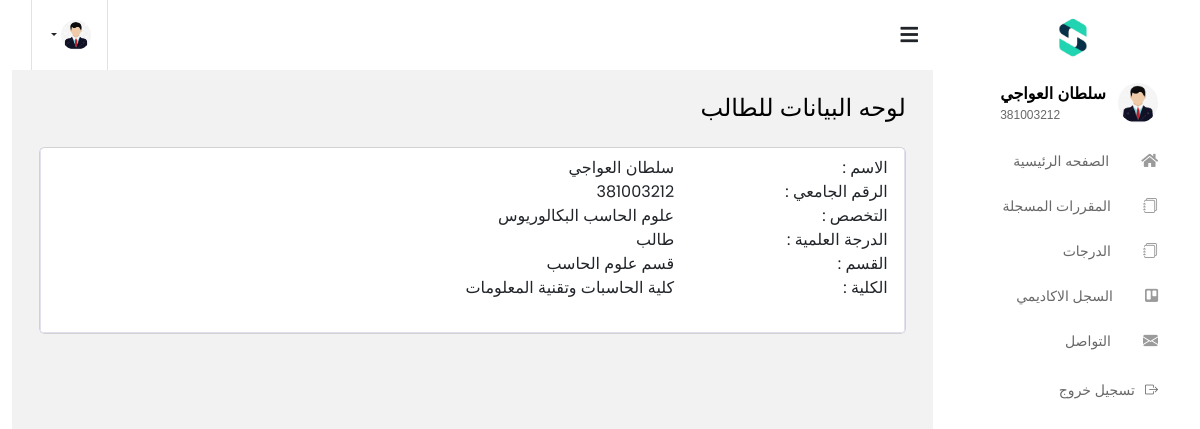
Screenshot of /Actors/student/ (signed in) with the database file from the repository.
### tables this page shows
CREATE TABLE `programs` (
  `Program_ID` int(6) NOT NULL,
  `Program_Name` varchar(50) NOT NULL
);

CREATE TABLE `departments` (
  `Department_ID` int(4) NOT NULL,
  `Department_Name` varchar(100) NOT NULL
);

CREATE TABLE `colleges` (
  `College_ID` int(2) NOT NULL,
  `College_Name` varchar(100) NOT NULL
);

### Actors/student/index.php (the view, shortened to what this page needs)
<!DOCTYPE html>
<html lang="en">
<head>
  <link href="https://cdn.jsdelivr.net/npm/bootstrap-icons@1.7.2/font/bootstrap-icons.css" rel="stylesheet">
  <?php
    $navbar_path = "tools/css.php";
for ($i = 0; $i < 9; $i++) {
    $path = str_repeat("../", $i) . $navbar_path;
    if (file_exists($path)) {
        break;
    }
}
    ?>
</head>
<body class="rtl">
  <div class="container-scroller">
<?php
$navbar_path = "Navbar/rtl/nav.php";
for ($i = 0; $i < 9; $i++) {
    $path = str_repeat("../", $i) . $navbar_path;
    if (file_exists($path)) {
        break;
    }
}
?>
      <div class="main-panel">
        <div class="content-wrapper">
          <div class="page-header">
            <h3 class="page-title">
            لوحه البيانات للطالب
            </h3>
          </div>
          <div class="row">
        <div class="col-xxl-12 col-md-12">
          <div class="card info-card revenue-card">
              <div class="tab-content pt-2">
                <div class="tab-pane fade show active profile-overview" id="profile-overview">
                <?php
$sql4 = "SELECT * FROM students WHERE student_id = '{$_SESSION['Account_ID']}'";
$result4 = $conn->query($sql4);
if ($result4->num_rows > 0) {
    $row4 = $result4->fetch_assoc();
    $sql5 = "SELECT * FROM programs WHERE Program_ID = {$row4['Program_ID']}";
    $result5 = $conn->query($sql5);
    $firstDigit = substr($row4['Program_ID'], 0, 1);
    $startPosition = 1;
    $middleDigits = substr($row4['Program_ID'], $startPosition, 2);
    $sql6 = "SELECT * FROM colleges WHERE College_ID = $firstDigit";
    $result6 = $conn->query($sql6);
    if ($result6->num_rows > 0) {
        $row6 = $result6->fetch_assoc();
        $College_Name= $row6['College_Name'];
    }
    $sql7 = "SELECT * FROM departments WHERE Department_ID = '{$firstDigit}{$middleDigits}'";
    $result7 = $conn->query($sql7);
    if ($result7->num_rows > 0) {
        $row7 = $result7->fetch_assoc();
        $Department_Name= $row7['Department_Name'];
    }
    if ($result5->num_rows > 0) {
        $row5 = $result5->fetch_assoc();
    } else {
        echo "
        <div class='alert alert-danger'>
            <p>تنبيه: لا يوجد بيانات برنامج</p>
        </div>";
        $row5 = array('Program_Name' => 'برنامج غير معروف');
    }
    if (isset($_SESSION['role'])) {
        switch ($_SESSION['role']) {
            case '1':
                $Degree = "طالب";
                $Major = $row5['Program_Name'];
                break;
        }
    }
}
                ?>
<div class="row">
                    <div class="col-lg-3 col-md-4 label ">الاسم :</div>
                    <div class="col-lg-9 col-md-8"><?php echo $_SESSION['Name'] ?></div>
                  </div>
                  <div class="row">
                    <div class="col-lg-3 col-md-4 label ">الرقم الجامعي :</div>
                    <div class="col-lg-9 col-md-8"><?php echo $_SESSION['Account_ID'] ?></div>
                  </div>
                  <div class="row">
                    <div class="col-lg-3 col-md-4 label ">التخصص :</div>
                    <div class="col-lg-9 col-md-8"><?php echo $Major ?></div>
                  </div>
                  <div class="row">
                    <div class="col-lg-3 col-md-4 label">الدرجة العلمية :</div>
                    <div class="col-lg-9 col-md-8"><?php echo $Degree ?></div>
                  </div>
                  <div class="row">
                    <div class="col-lg-3 col-md-4 label">القسم :</div>
                    <div class="col-lg-9 col-md-8"><?php echo $Department_Name ?></div>
                  </div>
                  <div class="row">
                    <div class="col-lg-3 col-md-4 label">الكلية :</div>
                    <div class="col-lg-9 col-md-8"><?php echo $College_Name ?></div>
                  </div>
          </div>
        </div>
          </div>
        </div>
      </div>
    </div>
  </div>
</body>
<link href="https://stackpath.bootstrapcdn.com/bootstrap/5.3.0/css/bootstrap.min.css" rel="stylesheet">
</html>

### rows the page displays
programs: Program_Name "علوم الحاسب البكالوريوس"
departments: Department_Name "قسم علوم الحاسب"
colleges: College_Name "كلية الحاسبات وتقنية المعلومات"

### other values shown
$_SESSION['Name'] "سلطان العواجي"
$_SESSION['Account_ID'] "381003212"
$Degree "طالب"
